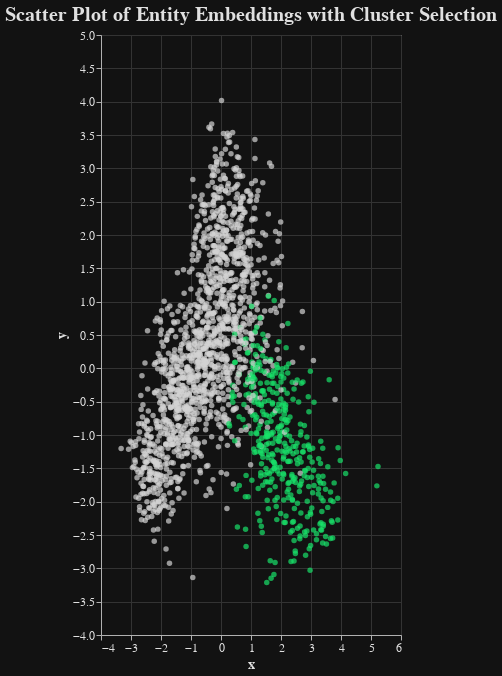

The notebook cell this image was saved under:
### Code cell
# Menù a tendina per "Tipo dato"
dropdown_options1 = sorted(embeddings_df['cluster_name'].unique().tolist())

# Create a selection element for clusters
cluster_selection = alt.selection_single(
    fields=['cluster_name'],
    bind=alt.binding_select(options=embeddings_df['cluster_name'].unique(), name='Cluster: '),
    value = dropdown_options1[6]
)

# Create the scatter plot
scatter_plot = alt.Chart(embeddings_df).mark_circle().encode(
    x='x:Q',
    y='y:Q',
    color=alt.condition(
        cluster_selection,
        alt.value('#18E169'),       # Color for true condition
        alt.value('lightgrey')      # Color for false condition
    ),
    tooltip=['cluster_name', 'entity']
).add_selection(
    cluster_selection
).properties(
    title='Scatter Plot of Entity Embeddings with Cluster Selection',
    width="container",
    height=600
)

# Display the chart
scatter_plot.display()

### Figure 1 — Vega-Lite specification as saved in the notebook (floating-point values rounded to 4 significant figures; data arrays with more than 128 entries replaced by an {"elided": "..."} marker saying what was removed)
{"config": {"background": "#121212", "title": {"color": "#E0E0E0", "fontSize": 20}, "axis": {"domainColor": "#B0B0B0", "gridColor": "#333333", "tickColor": "#B0B0B0", "titleColor": "#E0E0E0", "labelColor": "#E0E0E0", "labelFontSize": 12, "titleFontSize": 14}, "legend": {"labelColor": "#E0E0E0", "titleColor": "#E0E0E0"}, "mark": {"color": "#1f77b4"}}, "data": {"name": "data-4c37cd4d45b8a1cf0c1b70eb9c542a5a"}, "mark": {"type": "circle"}, "encoding": {"color": {"condition": {"param": "param_2", "value": "#18E169"}, "value": "lightgrey"}, "tooltip": [{"field": "cluster_name", "type": "nominal"}, {"field": "entity", "type": "nominal"}], "x": {"field": "x", "type": "quantitative"}, "y": {"field": "y", "type": "quantitative"}}, "height": 600, "params": [{"name": "param_2", "select": {"type": "point", "fields": ["cluster_name"]}, "bind": {"input": "select", "options": ["Suolo", "Sindacato", "Roma", "Società (sociologia)", "Dio", "Europa", "Agricoltura"], "name": "Cluster: "}, "value": "Suolo"}], "title": "Scatter Plot of Entity Embeddings with Cluster Selection", "width": "container", "$schema": "https://vega.github.io/schema/vega-lite/v5.17.0.json", "datasets": {"data-4c37cd4d45b8a1cf0c1b70eb9c542a5a": {"elided": "1810 records"}}}
